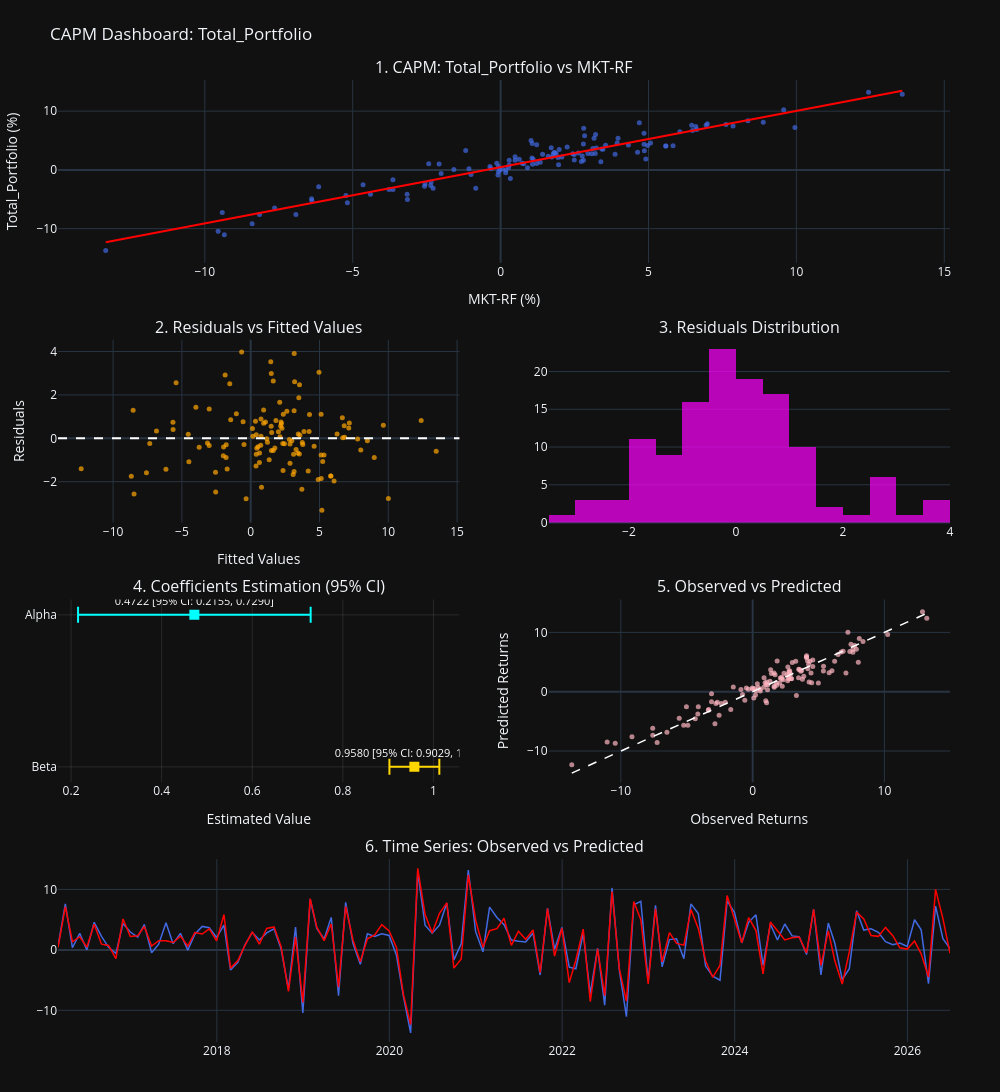

This figure's notebook cell:
### Markdown cell above
### 1b. CAPM via `statsmodels` + Diagnostic Dashboard

**What the code does.** `run_capm_analysis()` re-estimates the same single-factor CAPM regression, this time using `statsmodels.OLS`, which returns the full inferential toolkit (coefficients, standard errors, $R^2$/adjusted $R^2$, $F$-statistic, fitted values, residuals) without needing to hand-code the linear algebra. `plot_capm_visualizations()` then renders a 6-panel diagnostic dashboard for the currently selected portfolio (`selected_portfolio`, set to `Total_Portfolio`):

1. Scatter of excess return vs. `MKT-RF` with the fitted CAPM line.
2. Residuals vs. fitted values — used to check for **heteroscedasticity** (a funnel/fan shape would indicate the constant-variance assumption behind classical standard errors is violated).
3. Histogram of residuals — a rough visual normality check that underpins the validity of the $t$/$F$ tests in a finite sample.
4. Forest plot of alpha and beta with their 95% confidence intervals.
5. Observed vs. predicted returns, benchmarked against the $y=x$ line (a well-fit model should hug this diagonal).
6. Time series overlay of observed vs. fitted excess returns, useful for spotting periods where the model systematically over/under-predicts (e.g. around regime changes like the 2020 Covid shock or the 2022 rate-hiking cycle).

**Why this matters on the ML side.** This cell shifts the notebook from "compute a coefficient" to "diagnose whether the linear-regression assumptions hold" — the same checks (residual patterns, normality, leverage) that apply to any linear model, not just CAPM. Getting identical point estimates here as in the manual implementation (Section 1a) is itself a validation step: it confirms the hand-rolled formulas were implemented correctly.

**Results obtained (Total_Portfolio).** α = 0.290 (p = 0.028), β = 0.959, R² = 0.905, adjusted R² = 0.904 — consistent to the fourth decimal with the manual computation in Section 1a. The residual plots (panels 2–3) show no obvious funnel shape or strong skew, giving no immediate red flag on homoscedasticity or normality, though this is only visual — the "Limitations" discussion in Section 1 recommends formal tests (Breusch-Pagan, Jarque-Bera) as a next step.

### Code cell
def run_capm_analysis(data, portfolio_col, market_factor: str = 'MKT-RF'):
    
    y = data[portfolio_col]
    X = sm.add_constant(data[market_factor])

    model = sm.OLS(y, X).fit()

    summary_table = model.summary2().tables[1]
    summary_table.index = ['Alpha', 'Beta (MKT-RF)']
    summary_table = summary_table.rename(columns={'P>|t|': 'p-value'})

    results = {
        'alpha': model.params['const'],
        'beta': model.params[market_factor],
        'p_alpha': model.pvalues['const'],
        'p_beta': model.pvalues[market_factor],
        'r2': model.rsquared,
        'adj_r2': model.rsquared_adj,
        'f_stat': model.fvalue,
        'p_f': model.f_pvalue,
        'fitted': model.fittedvalues,
        'residuals': model.resid,
        'model': model,
    }
    
    return results


def plot_capm_visualizations(data, portfolio_col, results: dict, market_factor: str = 'MKT-RF'):
    x = data[market_factor]
    y = data[portfolio_col]
    
    alpha_hat = results['alpha']
    beta_hat = results['beta']
    fitted = results['fitted']
    residuals = results['residuals']
    capm_model = results['model']

    fig = make_subplots(
        rows=4, cols=2,
        specs=[
            [{"colspan": 2}, None],  
            [{}, {}],                
            [{}, {}],                
            [{"colspan": 2}, None]  
        ],
        subplot_titles=(
            f'1. CAPM: {portfolio_col} vs {market_factor}',
            '2. Residuals vs Fitted Values',
            '3. Residuals Distribution',
            '4. Coefficients Estimation (95% CI)',
            '5. Observed vs Predicted',
            '6. Time Series: Observed vs Predicted'
        ),
        vertical_spacing=0.08,
        horizontal_spacing=0.1
    )

    # --- 1) Scatter plot with regression line (Row 1, Col 1 - Colspan 2) ---
    x_line = np.linspace(x.min(), x.max(), 100)
    y_line = alpha_hat + beta_hat * x_line
    fig.add_trace(go.Scatter(x=x, y=y, mode='markers', marker=dict(size=5, color='royalblue', opacity=0.7), name='Observations', showlegend=False), row=1, col=1)
    fig.add_trace(go.Scatter(x=x_line, y=y_line, mode='lines', line=dict(color='red', width=2), name='CAPM Line', showlegend=False), row=1, col=1)

    # --- 2) Residuals vs fitted (Row 2, Col 1) ---
    fig.add_trace(go.Scatter(x=fitted, y=residuals, mode='markers', marker=dict(size=5, color='orange', opacity=0.7), name='Residuals', showlegend=False), row=2, col=1)
    fig.add_hline(y=0, line_color='white', line_dash='dash', row=2, col=1)

    # --- 3) Residuals Histogram (Row 2, Col 2) ---
    fig.add_trace(go.Histogram(x=residuals, nbinsx=25, marker=dict(color='magenta', opacity=0.7), name='Distribution', showlegend=False), row=2, col=2)

    # --- 4) Coefficients Estimation (Forest Plot) (Row 3, Col 1) ---
    coef_df = capm_model.conf_int().rename(columns={0:'lower', 1:'upper'})
    coef_df.index = ['Alpha', 'Beta']
    coef_df['estimate'] = capm_model.params.values

    # Add Beta first (bottom) and Alpha second (top)
    for param, color in zip(['Beta', 'Alpha'], ['gold', 'cyan']):
        est = coef_df.loc[param, 'estimate']
        lower = coef_df.loc[param, 'lower']
        upper = coef_df.loc[param, 'upper']
        
        fig.add_trace(go.Scatter(
            x=[est], 
            y=[param],
            mode='markers+text',
            marker=dict(symbol='square', size=10, color=color),
            error_x=dict(
                type='data', 
                symmetric=False,
                array=[upper - est],
                arrayminus=[est - lower],
                color=color, 
                thickness=2, 
                width=8
            ),
            text=[f"{est:.4f} [95% CI: {lower:.4f}, {upper:.4f}]"],
            textposition="top center",
            textfont=dict(color='white', size=11),
            showlegend=False
        ), row=3, col=1)

    # --- 5) Observed vs Predicted (Row 3, Col 2) ---
    fig.add_trace(go.Scatter(x=y, y=fitted, mode='markers', marker=dict(size=5, color='lightpink', opacity=0.7), name='Obs vs Pred', showlegend=False), row=3, col=2)
    fig.add_trace(go.Scatter(x=[y.min(), y.max()], y=[y.min(), y.max()], mode='lines', line=dict(color='white', width=1.5, dash='dash'), name='y=x', showlegend=False), row=3, col=2)

    # --- 6) Time Series (Row 4, Col 1 - Colspan 2) ---
    fig.add_trace(go.Scatter(x=data.index, y=y, mode='lines', line=dict(color='royalblue', width=1.5), name='Observed', showlegend=False), row=4, col=1)
    fig.add_trace(go.Scatter(x=data.index, y=fitted, mode='lines', line=dict(color='red', width=1.5), name='Predicted', showlegend=False), row=4, col=1)

    fig.update_layout(
        title=f"CAPM Dashboard: {portfolio_col}",
        template='plotly_dark', 
        height=1200, 
        width=1000,
        hovermode="x unified",
        showlegend=False,
        margin=dict(l=50, r=50, t=80, b=50) 
    )
    
    fig.update_xaxes(title_text=f"{market_factor} (%)", row=1, col=1)
    fig.update_yaxes(title_text=f"{portfolio_col} (%)", row=1, col=1)
    
    fig.update_xaxes(title_text="Fitted Values", row=2, col=1)
    fig.update_yaxes(title_text="Residuals", row=2, col=1)
    
    fig.update_xaxes(title_text="Estimated Value", row=3, col=1, showgrid=True, gridcolor='rgba(255,255,255,0.1)')
    fig.update_yaxes(showgrid=True, gridcolor='rgba(255,255,255,0.1)', row=3, col=1)
    
    fig.update_xaxes(title_text="Observed Returns", row=3, col=2)
    fig.update_yaxes(title_text="Predicted Returns", row=3, col=2)
    
    fig.show()

capm_results = run_capm_analysis(df_final, selected_portfolio)
plot_capm_visualizations(df_final, selected_portfolio, capm_results)
